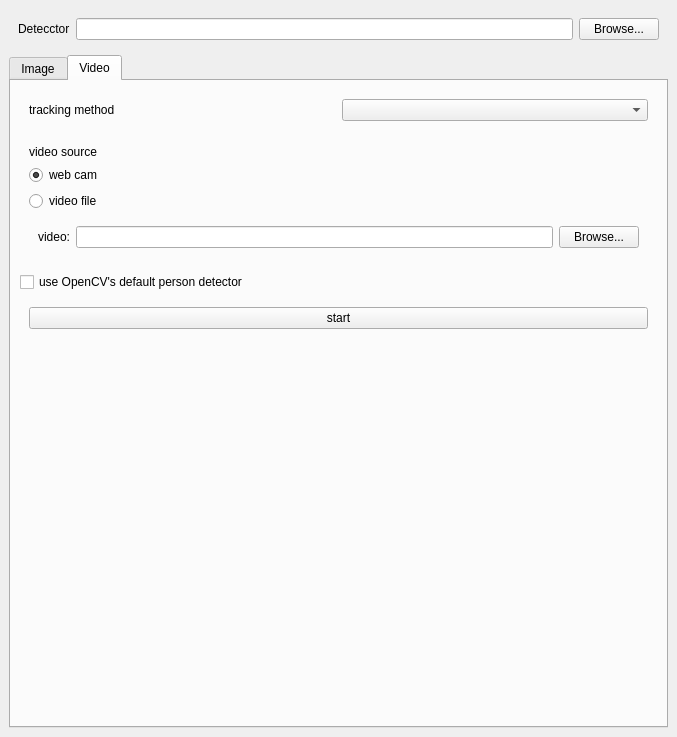
<?xml version="1.0" encoding="UTF-8"?>
<ui version="4.0">
 <class>DetectorMainWindow</class>
 <widget class="QMainWindow" name="DetectorMainWindow">
  <property name="geometry">
   <rect>
    <x>0</x>
    <y>0</y>
    <width>677</width>
    <height>737</height>
   </rect>
  </property>
  <property name="sizePolicy">
   <sizepolicy hsizetype="Preferred" vsizetype="Preferred">
    <horstretch>0</horstretch>
    <verstretch>0</verstretch>
   </sizepolicy>
  </property>
  <property name="baseSize">
   <size>
    <width>0</width>
    <height>0</height>
   </size>
  </property>
  <property name="windowTitle">
   <string>MainWindow</string>
  </property>
  <widget class="QWidget" name="centralwidget">
   <layout class="QVBoxLayout" name="verticalLayout">
    <item>
     <widget class="QWidget" name="widget" native="true">
      <layout class="QHBoxLayout" name="horizontalLayout">
       <item>
        <widget class="QLabel" name="label">
         <property name="sizePolicy">
          <sizepolicy hsizetype="Preferred" vsizetype="Preferred">
           <horstretch>0</horstretch>
           <verstretch>0</verstretch>
          </sizepolicy>
         </property>
         <property name="text">
          <string>Detecctor</string>
         </property>
        </widget>
       </item>
       <item>
        <widget class="QLineEdit" name="detectorLineEdit"/>
       </item>
       <item>
        <widget class="QPushButton" name="pushButton_4">
         <property name="text">
          <string>Browse...</string>
         </property>
        </widget>
       </item>
      </layout>
     </widget>
    </item>
    <item>
     <widget class="QTabWidget" name="tabWidget">
      <property name="sizePolicy">
       <sizepolicy hsizetype="Ignored" vsizetype="Expanding">
        <horstretch>0</horstretch>
        <verstretch>0</verstretch>
       </sizepolicy>
      </property>
      <property name="tabShape">
       <enum>QTabWidget::Rounded</enum>
      </property>
      <property name="currentIndex">
       <number>1</number>
      </property>
      <widget class="QWidget" name="tab">
       <attribute name="icon">
        <iconset>
         <normaloff>../../../Pictures/camera-icon.png</normaloff>../../../Pictures/camera-icon.png</iconset>
       </attribute>
       <attribute name="title">
        <string>Image</string>
       </attribute>
       <layout class="QVBoxLayout" name="verticalLayout_2">
        <item>
         <widget class="QWidget" name="widget_3" native="true">
          <property name="sizePolicy">
           <sizepolicy hsizetype="Preferred" vsizetype="Maximum">
            <horstretch>0</horstretch>
            <verstretch>0</verstretch>
           </sizepolicy>
          </property>
          <layout class="QHBoxLayout" name="horizontalLayout_2">
           <item>
            <widget class="QLabel" name="label_2">
             <property name="text">
              <string>images:</string>
             </property>
            </widget>
           </item>
           <item>
            <widget class="QLineEdit" name="lineEdit"/>
           </item>
           <item>
            <widget class="QPushButton" name="pushButton">
             <property name="text">
              <string>Browse...</string>
             </property>
            </widget>
           </item>
          </layout>
         </widget>
        </item>
        <item>
         <widget class="QWidget" name="imagesViewWidget" native="true">
          <property name="sizePolicy">
           <sizepolicy hsizetype="Preferred" vsizetype="Preferred">
            <horstretch>0</horstretch>
            <verstretch>0</verstretch>
           </sizepolicy>
          </property>
          <property name="minimumSize">
           <size>
            <width>0</width>
            <height>0</height>
           </size>
          </property>
          <layout class="QVBoxLayout" name="verticalLayout_4"/>
         </widget>
        </item>
       </layout>
      </widget>
      <widget class="QWidget" name="tab_2">
       <attribute name="icon">
        <iconset>
         <normaloff>../../../Pictures/video-camera-icon.png</normaloff>../../../Pictures/video-camera-icon.png</iconset>
       </attribute>
       <attribute name="title">
        <string>Video</string>
       </attribute>
       <layout class="QVBoxLayout" name="verticalLayout_3">
        <item>
         <widget class="QWidget" name="widget_2" native="true">
          <property name="sizePolicy">
           <sizepolicy hsizetype="Preferred" vsizetype="Maximum">
            <horstretch>0</horstretch>
            <verstretch>0</verstretch>
           </sizepolicy>
          </property>
          <layout class="QHBoxLayout" name="horizontalLayout_3">
           <item>
            <widget class="QLabel" name="label_3">
             <property name="text">
              <string>tracking method</string>
             </property>
            </widget>
           </item>
           <item>
            <widget class="QComboBox" name="trackingMethodComboBox"/>
           </item>
          </layout>
         </widget>
        </item>
        <item>
         <widget class="QWidget" name="widget_4" native="true">
          <property name="sizePolicy">
           <sizepolicy hsizetype="Preferred" vsizetype="Maximum">
            <horstretch>0</horstretch>
            <verstretch>0</verstretch>
           </sizepolicy>
          </property>
          <layout class="QVBoxLayout" name="verticalLayout_5">
           <item>
            <widget class="QLabel" name="label_4">
             <property name="text">
              <string>video source</string>
             </property>
            </widget>
           </item>
           <item>
            <widget class="QRadioButton" name="webCamRadioButton">
             <property name="text">
              <string>web cam</string>
             </property>
             <property name="checked">
              <bool>true</bool>
             </property>
            </widget>
           </item>
           <item>
            <widget class="QRadioButton" name="videoFileRadioButton">
             <property name="text">
              <string>video file</string>
             </property>
            </widget>
           </item>
           <item>
            <widget class="QWidget" name="widget_6" native="true">
             <property name="sizePolicy">
              <sizepolicy hsizetype="Preferred" vsizetype="Minimum">
               <horstretch>0</horstretch>
               <verstretch>0</verstretch>
              </sizepolicy>
             </property>
             <layout class="QHBoxLayout" name="horizontalLayout_4">
              <item>
               <widget class="QLabel" name="label_5">
                <property name="text">
                 <string>video:</string>
                </property>
               </widget>
              </item>
              <item>
               <widget class="QLineEdit" name="videoLineEdit"/>
              </item>
              <item>
               <widget class="QPushButton" name="pushButton_3">
                <property name="text">
                 <string>Browse...</string>
                </property>
               </widget>
              </item>
             </layout>
            </widget>
           </item>
          </layout>
         </widget>
        </item>
        <item>
         <widget class="QCheckBox" name="checkBox">
          <property name="text">
           <string>use OpenCV's default person detector</string>
          </property>
         </widget>
        </item>
        <item>
         <widget class="QWidget" name="widget_5" native="true">
          <property name="sizePolicy">
           <sizepolicy hsizetype="Preferred" vsizetype="Maximum">
            <horstretch>0</horstretch>
            <verstretch>0</verstretch>
           </sizepolicy>
          </property>
          <layout class="QHBoxLayout" name="horizontalLayout_5">
           <item>
            <widget class="QPushButton" name="pushButton_2">
             <property name="text">
              <string>start</string>
             </property>
            </widget>
           </item>
          </layout>
         </widget>
        </item>
        <item>
         <spacer name="verticalSpacer">
          <property name="orientation">
           <enum>Qt::Vertical</enum>
          </property>
          <property name="sizeHint" stdset="0">
           <size>
            <width>20</width>
            <height>40</height>
           </size>
          </property>
         </spacer>
        </item>
       </layout>
      </widget>
     </widget>
    </item>
   </layout>
  </widget>
 </widget>
 <resources/>
 <connections>
  <connection>
   <sender>pushButton</sender>
   <signal>clicked()</signal>
   <receiver>DetectorMainWindow</receiver>
   <slot>imagesBrowse()</slot>
   <hints>
    <hint type="sourcelabel">
     <x>647</x>
     <y>209</y>
    </hint>
    <hint type="destinationlabel">
     <x>653</x>
     <y>108</y>
    </hint>
   </hints>
  </connection>
  <connection>
   <sender>lineEdit</sender>
   <signal>returnPressed()</signal>
   <receiver>DetectorMainWindow</receiver>
   <slot>writtenImagesPaths()</slot>
   <hints>
    <hint type="sourcelabel">
     <x>197</x>
     <y>209</y>
    </hint>
    <hint type="destinationlabel">
     <x>676</x>
     <y>87</y>
    </hint>
   </hints>
  </connection>
  <connection>
   <sender>pushButton_2</sender>
   <signal>clicked()</signal>
   <receiver>DetectorMainWindow</receiver>
   <slot>startVideo()</slot>
   <hints>
    <hint type="sourcelabel">
     <x>647</x>
     <y>408</y>
    </hint>
    <hint type="destinationlabel">
     <x>673</x>
     <y>300</y>
    </hint>
   </hints>
  </connection>
  <connection>
   <sender>pushButton_4</sender>
   <signal>clicked()</signal>
   <receiver>DetectorMainWindow</receiver>
   <slot>detectorBrowse()</slot>
   <hints>
    <hint type="sourcelabel">
     <x>658</x>
     <y>118</y>
    </hint>
    <hint type="destinationlabel">
     <x>675</x>
     <y>31</y>
    </hint>
   </hints>
  </connection>
  <connection>
   <sender>pushButton_3</sender>
   <signal>clicked()</signal>
   <receiver>DetectorMainWindow</receiver>
   <slot>videoBrowse()</slot>
   <hints>
    <hint type="sourcelabel">
     <x>638</x>
     <y>348</y>
    </hint>
    <hint type="destinationlabel">
     <x>675</x>
     <y>250</y>
    </hint>
   </hints>
  </connection>
 </connections>
 <slots>
  <slot>imagesBrowse()</slot>
  <slot>writtenImagesPaths()</slot>
  <slot>detectorBrowse()</slot>
  <slot>writtenDetectorPath()</slot>
  <slot>startVideo()</slot>
  <slot>videoBrowse()</slot>
  <slot>writtenVideoPath()</slot>
 </slots>
</ui>
